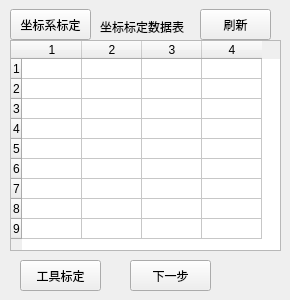
        <widget class="QWidget" name="tab_8">
         <attribute name="title">
          <string>负盖板</string>
         </attribute>
         <widget class="QPushButton" name="bNplateCalc">
          <property name="geometry">
           <rect>
            <x>10</x>
            <y>9</y>
            <width>81</width>
            <height>31</height>
           </rect>
          </property>
          <property name="text">
           <string>坐标系标定</string>
          </property>
         </widget>
         <widget class="QTableWidget" name="tableWidgetNp">
          <property name="geometry">
           <rect>
            <x>10</x>
            <y>40</y>
            <width>271</width>
            <height>211</height>
           </rect>
          </property>
          <property name="rowCount">
           <number>9</number>
          </property>
          <property name="columnCount">
           <number>4</number>
          </property>
          <attribute name="horizontalHeaderDefaultSectionSize">
           <number>60</number>
          </attribute>
          <attribute name="verticalHeaderDefaultSectionSize">
           <number>20</number>
          </attribute>
          <row/>
          <row/>
          <row/>
          <row/>
          <row/>
          <row/>
          <row/>
          <row/>
          <row/>
          <column/>
          <column/>
          <column/>
          <column/>
         </widget>
         <widget class="QLabel" name="label_122">
          <property name="geometry">
           <rect>
            <x>100</x>
            <y>19</y>
            <width>91</width>
            <height>16</height>
           </rect>
          </property>
          <property name="text">
           <string>坐标标定数据表</string>
          </property>
         </widget>
         <widget class="QPushButton" name="bNplateUpdateTable">
          <property name="geometry">
           <rect>
            <x>200</x>
            <y>9</y>
            <width>71</width>
            <height>31</height>
           </rect>
          </property>
          <property name="text">
           <string>刷新</string>
          </property>
         </widget>
         <widget class="QPushButton" name="bNplateToolCalc">
          <property name="geometry">
           <rect>
            <x>20</x>
            <y>260</y>
            <width>81</width>
            <height>31</height>
           </rect>
          </property>
          <property name="text">
           <string>工具标定</string>
          </property>
         </widget>
         <widget class="QPushButton" name="bNplateToolCalcNext">
          <property name="geometry">
           <rect>
            <x>130</x>
            <y>260</y>
            <width>81</width>
            <height>31</height>
           </rect>
          </property>
          <property name="text">
           <string>下一步</string>
          </property>
         </widget>
        </widget>
